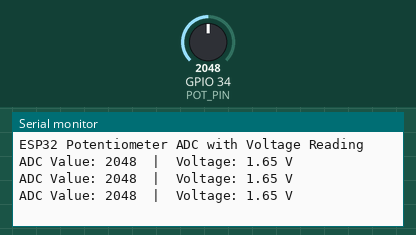
Recording of a sketch running on a simulated ESP32. On the bench: the last lines printed to the serial monitor. The test bench sets the inputs (shaded band); at power-on: GPIO 34 (POT_PIN) = 2048.

Above: at 1.3 s.
1.4 s: GPIO 34 (POT_PIN) set to 2866
At 1.9 s:
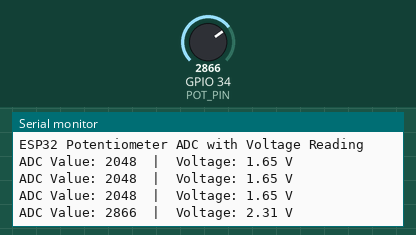
2.9 s: GPIO 34 (POT_PIN) set to 3603
At 3.4 s:
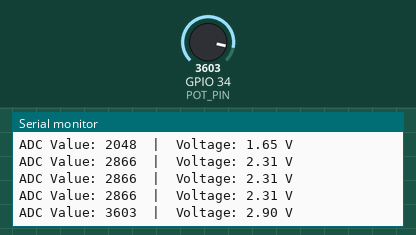
Timing chart, 0 to 5.9 s (numbered marks = the images above; inputs shaded):
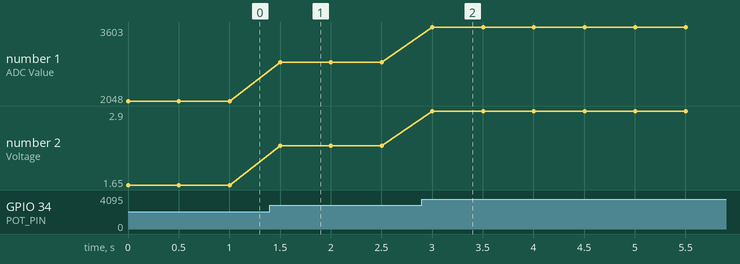

The sketch:

task2_potentiometer.ino
```cpp
#define POT_PIN 34   // ADC1 channel 6 on ESP32
const float VCC = 3.3;  // Reference voltage

void setup() {
  Serial.begin(115200);
  Serial.println("ESP32 Potentiometer ADC with Voltage Reading");
}

void loop() {
  int adcValue = analogRead(POT_PIN);  // ADC reading (0-4095)
  float voltage = (adcValue / 4095.0) * VCC;  // Convert ADC to voltage

  Serial.print("ADC Value: ");
  Serial.print(adcValue);
  Serial.print("  |  Voltage: ");
  Serial.print(voltage, 2);  // 2 decimal places
  Serial.println(" V");

  delay(500);
}
```

Measured:
- after the input at 1.4 s, the serial monitor: prints a new line after 0.10 s (image 1)
- after the input at 2.9 s, the serial monitor: prints a new line after 0.10 s (image 2)
- plotted number 1: 2048 → 2866 after the input at 1.4 s, 2866 → 3603 after the input at 2.9 s
- plotted number 2: 1.65 → 2.31 after the input at 1.4 s, 2.31 → 2.9 after the input at 2.9 s
